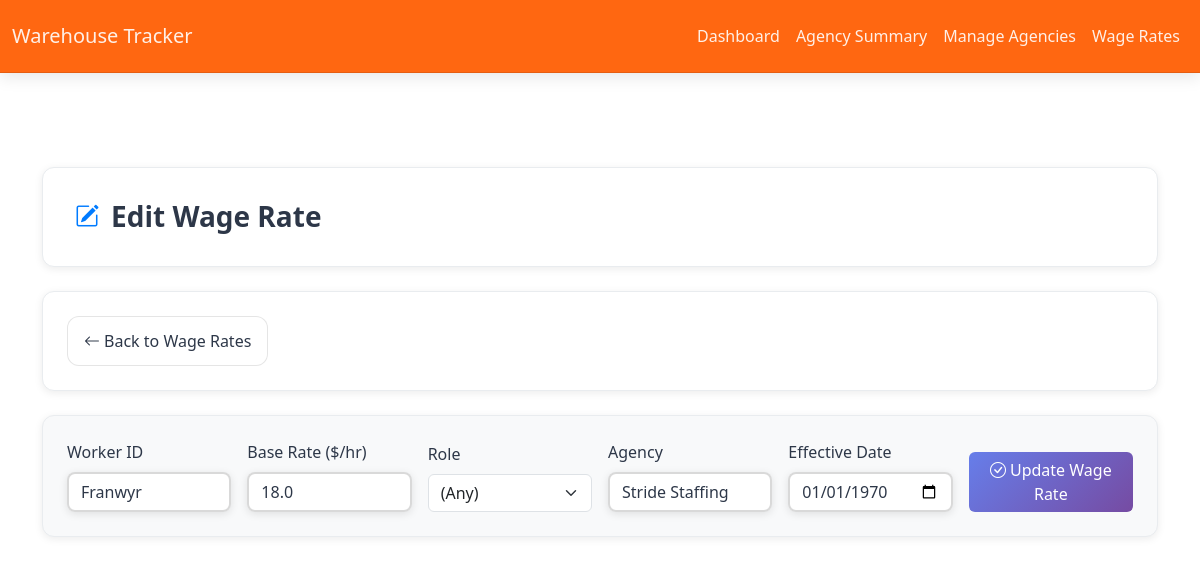
The page /wage_rates/edit/1?agency=&show_all=0 on the database as committed earlier.
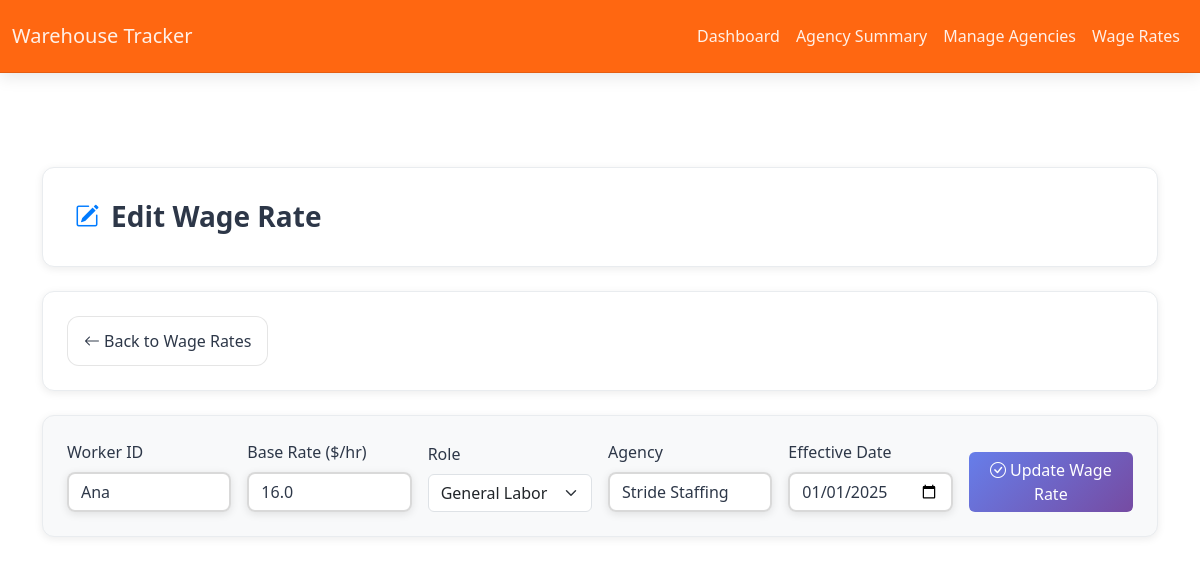
The same page on the database as committed later.
### app/models.py (models this page shows, shortened)
class WageRate(db.Model):
    __tablename__ = 'wage_rate'
    id = db.Column(db.Integer, primary_key=True)
    worker_id = db.Column(db.String(64), nullable=False, index=True)
    base_rate = db.Column(db.Float, nullable=True)  # e.g., 16 or 18
    role = db.Column(db.String(64), nullable=True)   # e.g., 'general labor', 'forklift driver'
    agency = db.Column(db.String(128), nullable=True)
    markup = db.Column(db.Float, nullable=True)      # e.g., 0.25 for 25%
    effective_date = db.Column(db.Date, nullable=True)  # Now required

### app/routes/dashboard.py (the view, shortened to what this page needs)
@dashboard_bp.route('/wage_rates/edit/<int:wage_rate_id>', methods=['GET', 'POST'])
def edit_wage_rate(wage_rate_id):
    wage_rate = WageRate.query.get_or_404(wage_rate_id)
    show_all = request.args.get('show_all', '0')
    agency_filter = request.args.get('agency', '')
    return render_template('edit_wage_rate.html', wage_rate=wage_rate, agency=agency_filter, show_all=show_all)

### app/templates/edit_wage_rate.html (shortened to what this page needs)
{% extends "layout.html" %}
{% block content %}
<div class="page-header">
  <h1>
    <i class="bi bi-pencil-square"></i>
    Edit Wage Rate
  </h1>
</div>
<div class="control-panel">
  <div class="action-buttons">
    <a class="btn btn-outline-secondary back-button" href="{{ url_for('dashboard.wage_rates') }}">
      <i class="bi bi-arrow-left me-1"></i>Back to Wage Rates
    </a>
  </div>
</div>
<div class="form-section">
    <form method="post" class="row g-3 align-items-end">
      <div class="col-md-2">
        <label class="form-label">Worker ID</label>
        <input name="worker_id" class="form-control" value="{{ wage_rate.worker_id }}" required />
      </div>
      <div class="col-md-2">
        <label class="form-label">Base Rate ($/hr)</label>
        <input name="base_rate" type="number" step="0.01" class="form-control" value="{{ wage_rate.base_rate }}" required />
      </div>
      <div class="col-md-2">
        <label class="form-label">Role</label>
        <select name="role" class="form-select">
          <option value="" {% if not wage_rate.role %}selected{% endif %}>(Any)</option>
          <option value="general labor" {% if wage_rate.role == 'general labor' %}selected{% endif %}>General Labor</option>
        </select>
      </div>
      <div class="col-md-2">
        <label class="form-label">Agency</label>
        <input name="agency" class="form-control" value="{{ wage_rate.agency or '' }}" />
      </div>
      <div class="col-md-2">
        <label class="form-label">Effective Date</label>
        <input name="effective_date" type="date" class="form-control" value="{{ wage_rate.effective_date }}" required />
      </div>
              <div class="col-md-2 d-flex align-items-end">
          <button class="btn btn-primary w-100">
            <i class="bi bi-check-circle me-1"></i>Update Wage Rate
          </button>
        </div>
      </form>
  </div>
{% endblock %}

### app/templates/layout.html (shortened to what this page needs)
<!DOCTYPE html>
<html lang="en">
<head>
  <link
    rel="stylesheet"
    href="https://cdn.jsdelivr.net/npm/bootswatch@5.3.0/dist/flatly/bootstrap.min.css"
  >
  <link
    rel="stylesheet"
    href="{{ url_for('static', filename='css/custom.css') }}"
  >
  <link
    rel="stylesheet"
    href="{{ url_for('static', filename='css/glassmorphism.css') }}"
  >
  <link href="https://cdn.jsdelivr.net/npm/bootstrap-icons@1.11.1/font/bootstrap-icons.css" rel="stylesheet">
  <link rel="stylesheet" href="https://cdn.datatables.net/1.13.4/css/dataTables.bootstrap5.min.css">
</head>
<body>
  <nav class="navbar navbar-expand-lg navbar-glass" style="background-color: #FF5F05;">
    <div class="container-fluid">
      <a class="navbar-brand text-white" href="{{ url_for('dashboard.dashboard') }}">
        Warehouse Tracker
      </a>
      <div class="collapse navbar-collapse" id="navbarNav">
        <ul class="navbar-nav ms-auto">
          <li class="nav-item">
            <a class="nav-link text-white" href="{{ url_for('dashboard.dashboard') }}">Dashboard</a>
          </li>
          <li class="nav-item">
            <a class="nav-link text-white" href="{{ url_for('agency_summary.agency_summary') }}">
              Agency Summary
            </a>
          </li>
          <li class="nav-item">
            <a class="nav-link text-white" href="{{ url_for('agency_summary.manage_agencies') }}">
              Manage Agencies
            </a>
          </li>
          <li class="nav-item">
            <a class="nav-link text-white" href="{{ url_for('dashboard.wage_rates') }}">Wage Rates</a>
          </li>
        </ul>
      </div>
    </div>
  </nav>
  <div style="padding-top:70px"></div>
  <div class="container py-4">
    {% block content %}{% endblock %}
  </div>
</body>
</html>

### app/static/css/glassmorphism.css (style rules this page uses)
:root { --glass-bg: rgba(255, 255, 255, 0.8); --glass-border: rgba(0, 0, 0, 0.1); --glass-shadow: 0 8px 32px 0 rgba(0, 0, 0, 0.15); --glass-backdrop: blur(8px); --primary-gradient: linear-gradient(135deg, #667eea 0%, #764ba2 100%); --secondary-gradient: linear-gradient(135deg, #f093fb 0%, #f5576c 100%); --success-gradient: linear-gradient(135deg, #4facfe 0%, #00f2fe 100%); --warning-gradient: linear-gradient(135deg, #43e97b 0%, #38f9d7 100%); --danger-gradient: linear-gradient(135deg, #fa709a 0%, #fee140 100%); --info-gradient: linear-gradient(135deg, #a8edea 0%, #fed6e3 100%); --text-primary: #2d3748; --text-secondary: #4a5568; --text-light: rgba(255, 255, 255, 0.9); }
body { background: #ffffff; min-height: 100vh; color: var(--text-primary); font-family: 'Segoe UI', Tahoma, Geneva, Verdana, sans-serif; }
.navbar-glass { background: rgba(255, 95, 5, 0.95) !important; backdrop-filter: blur(15px); -webkit-backdrop-filter: blur(15px); border-bottom: 1px solid rgba(0, 0, 0, 0.1); box-shadow: 0 4px 16px rgba(0, 0, 0, 0.1); }
.navbar-brand, .nav-link { color: var(--text-light) !important; font-weight: 500; transition: all 0.3s ease; }
.btn-glass { background: var(--glass-bg); backdrop-filter: var(--glass-backdrop); -webkit-backdrop-filter: var(--glass-backdrop); border: 1px solid var(--glass-border); border-radius: 12px; color: var(--text-primary); font-weight: 500; padding: 0.75rem 1.5rem; transition: all 0.3s cubic-bezier(0.4, 0, 0.2, 1); position: relative; overflow: hidden; }
.btn-glass::before { content: ''; position: absolute; top: 0; left: -100%; width: 100%; height: 100%; background: linear-gradient(90deg, transparent, rgba(255, 255, 255, 0.2), transparent); transition: left 0.5s; }
.btn-primary-glass { background: var(--primary-gradient); color: white; border: none; }
.form-control-glass { background: rgba(255, 255, 255, 0.95); backdrop-filter: blur(4px); border: 2px solid rgba(0, 0, 0, 0.15); border-radius: 8px; color: var(--text-primary); transition: all 0.3s ease; box-shadow: 0 2px 8px rgba(0, 0, 0, 0.1); }
.form-control-glass::placeholder { color: rgba(45, 55, 72, 0.6); }
.page-header { background: #ffffff; border-radius: 12px; border: 1px solid #e9ecef; padding: 2rem; margin-bottom: 1.5rem; box-shadow: 0 2px 8px rgba(0, 0, 0, 0.08); transition: all 0.3s cubic-bezier(0.4, 0, 0.2, 1); }
.page-header h1 { color: #2d3748; font-weight: 600; font-size: 1.75rem; margin-bottom: 0; display: flex; align-items: center; gap: 0.75rem; }
.page-header h1 i { color: #007bff; font-size: 1.5rem; }
.control-panel { background: #ffffff; border-radius: 12px; border: 1px solid #e9ecef; padding: 1.5rem; margin-bottom: 1.5rem; box-shadow: 0 2px 8px rgba(0, 0, 0, 0.08); transition: all 0.3s cubic-bezier(0.4, 0, 0.2, 1); }
.form-section { background: #f8f9fa; border-radius: 12px; border: 1px solid #e9ecef; padding: 1.5rem; margin-bottom: 1.5rem; box-shadow: 0 2px 8px rgba(0, 0, 0, 0.08); transition: all 0.3s cubic-bezier(0.4, 0, 0.2, 1); }
.action-buttons { display: flex; gap: 0.75rem; flex-wrap: wrap; align-items: center; }
.action-buttons .btn { transition: all 0.2s ease; min-width: 160px; text-align: center; white-space: nowrap; padding-left: 1rem !important; padding-right: 1rem !important; }
.back-button { transition: all 0.2s ease; }
.page-enter-active { opacity: 1; transform: translateY(0); transition: all 0.6s cubic-bezier(0.4, 0, 0.2, 1); }

Rows that differ between the two databases and show on the page:
changed WageRate "Stride Staffing": worker_id "Franwyr" → "Ana"; base_rate "18.0" → "16.0"; role (not shown) → "General Labor"; effective_date "01/01/1970" → "01/01/2025"
Other text that changed with them:
form field role: "(Any)" → (not shown)
